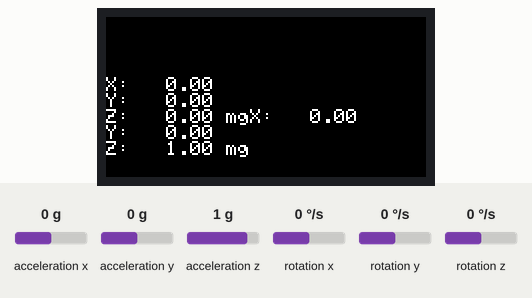
This sketch was run on a simulated ESP32. Parts: 160×80 colour display. The inputs (shaded band) are chosen by the test bench; at power-on: rotation x 0 °/s, acceleration x 0 g, acceleration y 0 g, acceleration z 1 g, rotation y 0 °/s, rotation z 0 °/s. What the sketch prints to the serial monitor is not drawn.

Above: at 1.3 s.
1.4 s: rotation x set to -192 °/s
At 2.3 s:
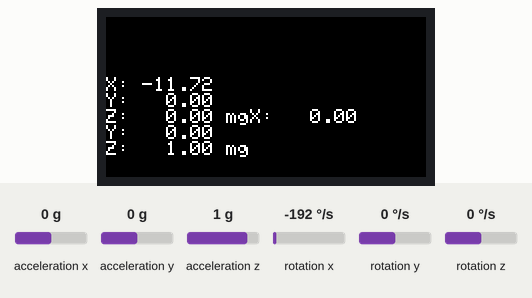
3.5 s: acceleration x set to -1.4 g
At 5.2 s:
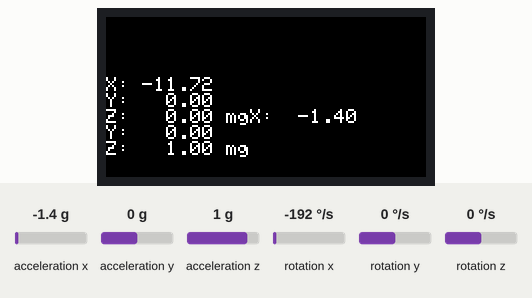
6.1 s: acceleration y set to -1.4 g
At 6.7 s:
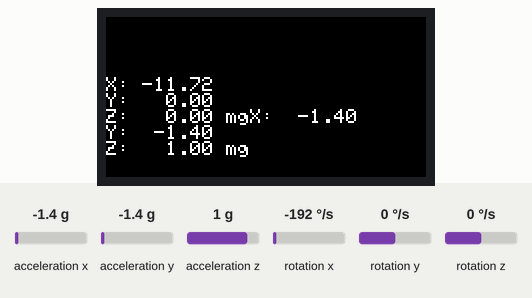
8.2 s: acceleration z set to -1.4 g
At 9.6 s:
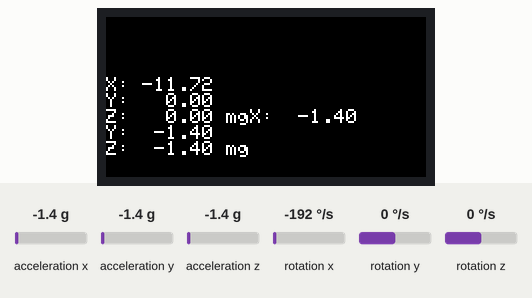
10.7 s: rotation y set to -192 °/s
At 11.1 s:
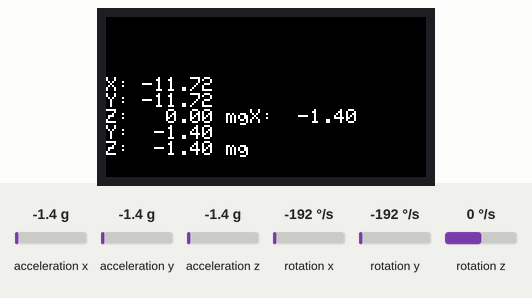
12.8 s: rotation z set to -192 °/s
At 14.0 s:
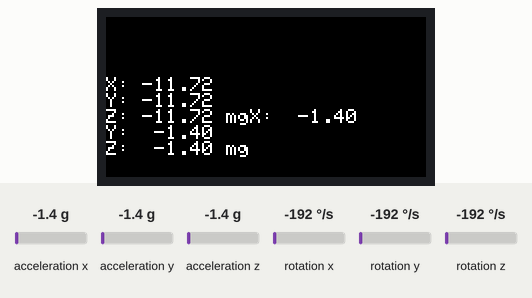
Timing chart, 0 to 15.8 s (numbered marks = the images above; inputs shaded):
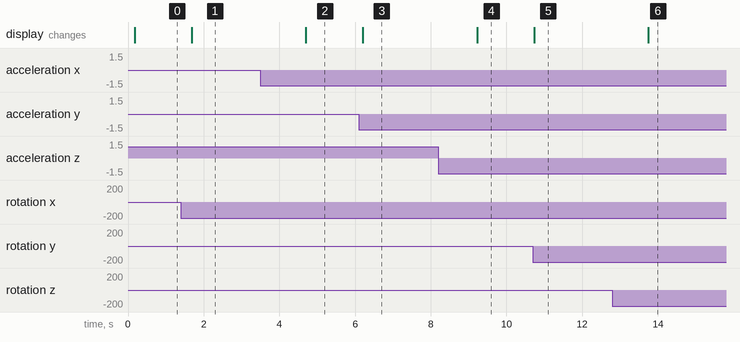

Measured:
- after the input at 1.4 s, the display: changes after 0.28 s (image 1)
- after the input at 3.5 s, the display: changes after 1.2 s (image 2)
- after the input at 6.1 s, the display: changes after 0.11 s (image 3)
- after the input at 8.2 s, the display: changes after 1.0 s (image 4)
- after the input at 10.7 s, the display: changes at once (image 5)
- after the input at 12.8 s, the display: changes after 0.95 s (image 6)

The sketch:

master.ino
```cpp
#include <M5StickC.h>
#include <esp_now.h>
#include <WiFi.h>
esp_now_peer_info_t slave;

#define CMD_KASOKUDO 150

float gyroX, gyroY, gyroZ;  // ジャイロデータ取得　→回転(左90 0/-50/0, 右90 0/50/0)
float ax, ay, az;  // 加速度データ取得　→傾き(X/Y/Z: 正 0/0/1, 左90 1/0/0, 右90 -1/0/0, 上90 0/-1/0, 下90 0/1/0)

void setup() {
  M5.begin();
  M5.MPU6886.Init();
  M5.Lcd.fillScreen(BLACK);
  M5.Lcd.setRotation(3);
  // ESP-NOW初期化
  WiFi.mode(WIFI_STA);
  WiFi.disconnect();
  if (esp_now_init() == ESP_OK) {
    Serial.println("ESPNow Init Success");
  } else {
    Serial.println("ESPNow Init Failed");
    ESP.restart();
  }
  // マルチキャスト用Slave登録
  memset(&slave, 0, sizeof(slave));
  for (int i = 0; i < 6; ++i) {
    slave.peer_addr[i] = (uint8_t)0xff;
  }
  esp_err_t addStatus = esp_now_add_peer(&slave);
  if (addStatus == ESP_OK) {
    // Pair success
    Serial.println("Pair success");
  }
}

void loop() {
  M5.MPU6886.getGyroData(&gyroX, &gyroY, &gyroZ);
  M5.MPU6886.getAccelData(&ax, &ay, &az);
  M5.Lcd.setCursor(0, 30);

  M5.Lcd.printf("X:%7.2f\nY:%7.2f\nZ:%7.2f mg", gyroX * M5.MPU6886.gRes, gyroY * M5.MPU6886.gRes, gyroZ * M5.MPU6886.gRes);
  M5.Lcd.printf("X:%7.2f\nY:%7.2f\nZ:%7.2f mg", ax , ay , az );

  int active = 0;
  if(gyroX * M5.MPU6886.gRes > 10 || gyroX * M5.MPU6886.gRes < -10)
  {
    active = 1;
    Serial.println("active");
  }
  else
  {
    active = 0;
    Serial.println("deactive");
  }
  uint8_t data[2] = {CMD_KASOKUDO, active};
  esp_err_t result = esp_now_send(slave.peer_addr, data, sizeof(data));

  delay(1500);
}
```
